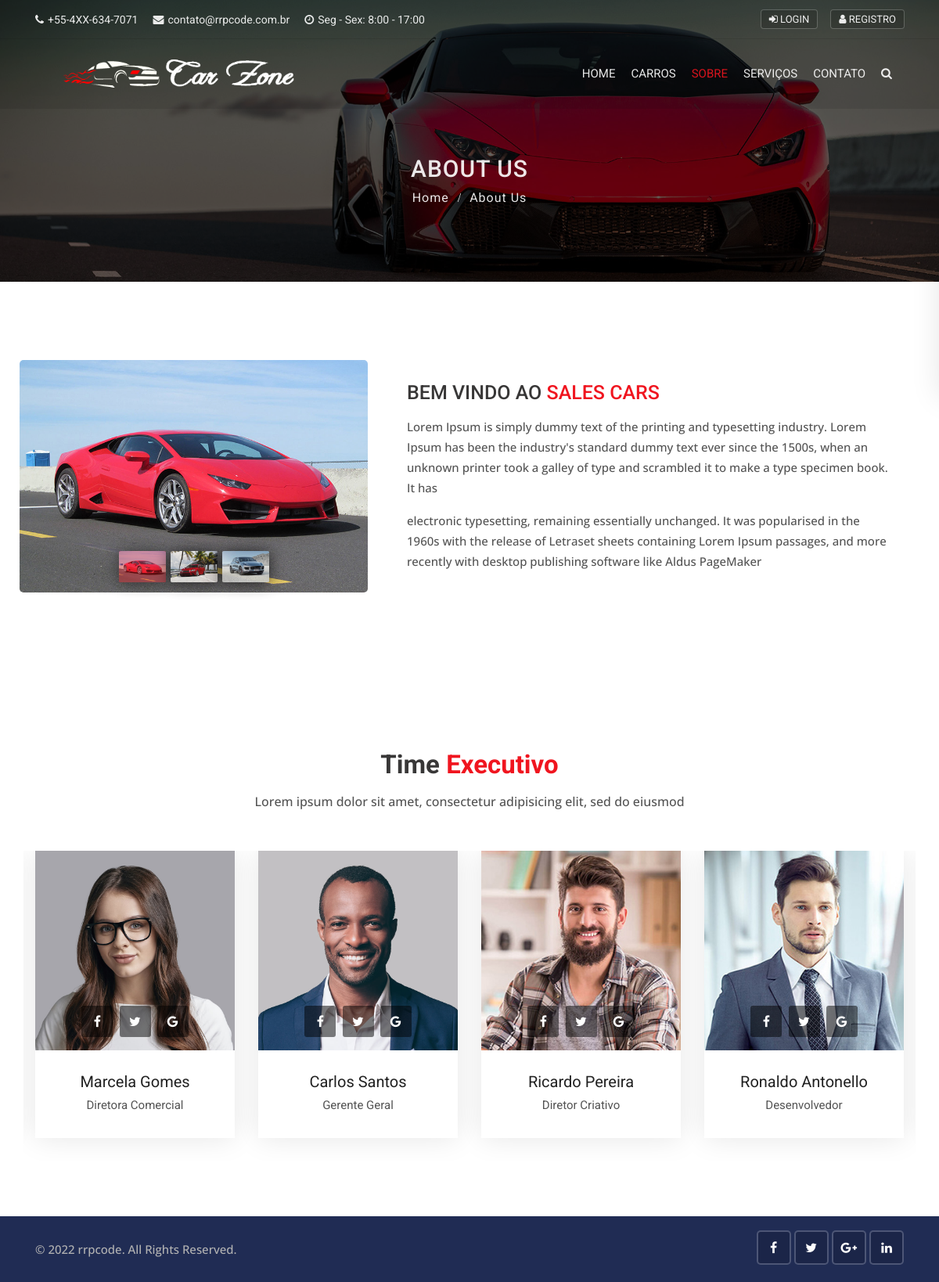
The page /about/ on the database its author committed.
### pages/models.py (models this page shows, shortened)
class Team(models.Model):
    first_name = models.CharField('Nome', max_length=100)
    last_name = models.CharField('Sobrenome', max_length=100)
    designation = models.CharField('Função', max_length=100)
    photo = models.ImageField('Foto', upload_to='photos/%Y/%m/%d/')
    facebook_link = models.URLField('Facebook', max_length=100)
    twitter_link = models.URLField('Twitter', max_length=100)
    google_plus_link = models.URLField('Google', max_length=100)
    created_date = models.DateTimeField('Data de Criação', auto_now_add=True)

### pages/views.py (the view)
# urls.py: path("about/", about, name='about'),
def about(request):
    teams = Team.objects.all()
    data = {
        'teams': teams,
    }
    return render(request, 'pages/about.html', data)

### templates/pages/about.html (shortened to what this page needs)
{% extends 'base.html' %}
{% block content %}
{% load static %}
<div class="sub-banner overview-bgi">
    <div class="container breadcrumb-area">
        <div class="breadcrumb-areas">
            <h1>About Us</h1>
            <ul class="breadcrumbs">
                <li><a href="{% url 'index' %}">Home</a></li>
                <li class="active">About Us</li>
            </ul>
        </div>
    </div>
</div>
<div class="about-car content-area-5">
    <div class="container">
        <div class="row">
            <div class="col-xl-5 col-lg-6">
                <div class="about-car-photo">
                    <div id="carDetailsSlider" class="carousel car-details-sliders slide">
                        <div class="carousel-inner">
                            <div class="active item carousel-item" data-slide-number="0">
                                <img src="{% static 'img/car/car-1.jpg' %}" class="img-fluid" alt="slider-car">
                            </div>
                        </div>
                        <ul class="carousel-indicators car-properties list-inline nav nav-justified">
                            <li class="list-inline-item active">
                                <a id="carousel-selector-0" class="selected" data-slide-to="0" data-target="#carDetailsSlider">
                                    <img src="{% static 'img/car/car-1.jpg' %}" class="img-fluid" alt="small-car">
                                </a>
                            </li>
                            <li class="list-inline-item">
                                <a id="carousel-selector-1" data-slide-to="1" data-target="#carDetailsSlider">
                                    <img src="{% static 'img/car/car-2.jpg' %}" class="img-fluid" alt="small-car">
                                </a>
                            </li>
                            <li class="list-inline-item">
                                <a id="carousel-selector-2" data-slide-to="2" data-target="#carDetailsSlider">
                                    <img src="{% static 'img/car/car-3.jpg' %}" class="img-fluid" alt="small-car">
                                </a>
                            </li>
                        </ul>
                    </div>
                </div>
            </div>
            <div class="col-xl-7 col-lg-6 align-self-center">
                <div class="best-used-car">
                    <h3>Bem vindo ao <span>sales cars</span></h3>
                    <p>Lorem Ipsum is simply dummy text of the printing and typesetting industry. Lorem Ipsum has been the industry's standard dummy text ever since the 1500s, when an unknown printer took a galley of type and scrambled it to make a type specimen book. It has</p>
                    <p class="mb-0">electronic typesetting, remaining essentially unchanged. It was popularised in the 1960s with the release of Letraset sheets containing Lorem Ipsum passages, and more recently with desktop publishing software like Aldus PageMaker</p>
                </div>
            </div>
        </div>
    </div>
</div>
<div class="our-team content-area">
    <div class="container">
        <div class="main-title">
            <h1>Time <span>Executivo</span></h1>
            <p>Lorem ipsum dolor sit amet, consectetur adipisicing elit, sed do eiusmod</p>
        </div>
        <div class="slick-slider-area clearfix">
            <div class="row slick-carousel" data-slick='{"slidesToShow": 4, "responsive":[{"breakpoint": 1024,"settings":{"slidesToShow": 2}}, {"breakpoint": 768,"settings":{"slidesToShow": 1}}]}'>
                {% for team in teams %}
                <div class="slick-slide-item">
                    <div class="team-1">
                        <div class="photo">
                            <a href="#">
                                <img src="{{ team.photo.url }}" alt="team-1" class="img-fluid">
                            </a>
                            <div class="social-list clearfix">
                                <a href="{{ team.facebook_link }}" target="_blank" class="facebook-bg"><i class="fa fa-facebook"></i></a>
                                <a href="{{ team.twitter_link }}" target="_blank" class="twitter-bg"><i class="fa fa-twitter"></i></a>
                                <a href="{{ team.google_plus_link }}" target="_blank" class="google-bg"><i class="fa fa-google"></i></a>
                            </div>
                        </div>
                        <div class="details">
                            <h4><a href="team-detail.html">{{ team.first_name }} {{ team.last_name }}</a></h4>
                            <h5>{{ team.designation }}</h5>
                        </div>
                    </div>
                </div>
                {% endfor %}
            </div>
        </div>
    </div>
</div>
{% endblock %}

### templates/base.html (shortened to what this page needs)
{% load static %}
<!DOCTYPE html>
<html lang="pt-br">
<head>
    <link rel="stylesheet" type="text/css" href="{% static 'css/bootstrap.min.css' %}">
    <link rel="stylesheet" type="text/css" href="{% static 'css/animate.min.css' %}">
    <link rel="stylesheet" type="text/css" href="css/bootstrap-submenu.css">
    <link rel="stylesheet" type="text/css" href="{% static 'css/bootstrap-select.min.css' %}">
    <link rel="stylesheet" type="text/css" href="{% static 'css/magnific-popup.css">
    <link rel="stylesheet" type="text/css" href="{% static 'fonts/font-awesome/css/font-awesome.min.css' %}">
    <link rel="stylesheet" type="text/css" href="{% static 'fonts/flaticon/font/flaticon.css' %}">
    <link rel="stylesheet" type="text/css" href="{% static 'fonts/linearicons/style.css' %}">
    <link rel="stylesheet" type="text/css"  href="{% static 'css/jquery.mCustomScrollbar.css' %}">
    <link rel="stylesheet" type="text/css"  href="{% static 'css/dropzone.css' %}">
    <link rel="stylesheet" type="text/css"  href="{% static 'css/slick.css' %}">
    <link rel="stylesheet" type="text/css"  href="{% static 'css/lightbox.min.css' %}">
    <link rel="stylesheet" type="text/css"  href="{% static 'css/jnoty.css' %}">
    <link rel="stylesheet" type="text/css" href="{% static 'css/style.css' %}">
    <link rel="stylesheet" type="text/css" id="style_sheet" href="{% static 'css/skins/red.css' %}">
    <link rel="stylesheet" type="text/css" href="css/ie10-viewport-bug-workaround.css">
</head>
<body>
{% include 'includes/topbar.html' %}
{% include 'includes/navbar.html' %}
{% block content %}
{% endblock %}
{% include 'includes/footer.html' %}
</body>
</html>

### templates/includes/topbar.html
<header class="top-header th-2 top-header-bg">
    <div class="container">
        <div class="row">
            <div class="col-lg-8 col-md-8 col-sm-7">
                <div class="list-inline">
                    <a href="tel:+55-4XX-634-7071"><i class="fa fa-phone"></i>+55-4XX-634-7071</a>
                    <a href="tel:info@themevessel.com"><i class="fa fa-envelope"></i>contato@rrpcode.com.br</a>
                    <a href="tel:info@themevessel.com"><i class="fa fa-clock-o"></i>Seg - Sex: 8:00 - 17:00</a>
                </div>
            </div>
            <div class="col-lg-4 col-md-4 col-sm-5">
                <ul class="top-social-media pull-right">
                    <li>
                        <a href="login.html" class="sign-in"><i class="fa fa-sign-in"></i> Login</a>
                    </li>
                    <li>
                        <a href="signup.html" class="sign-in"><i class="fa fa-user"></i> Registro</a>
                    </li>
                </ul>
            </div>
        </div>
    </div>
</header>

### templates/includes/navbar.html (shortened to what this page needs)
{% load static %}
<header class="main-header sticky-header header-with-top">
    <div class="container">
        <nav class="navbar navbar-expand-lg navbar-light">
            <a class="navbar-brand company-logo" href="{% url 'index' %}">
                <img src="{% static 'img/logos/black-logo.png' %}" alt="logo">
            </a>
            <div class="navbar-collapse collapse w-100" id="navbar">
                <ul class="navbar-nav ml-auto">
                    <li class="nav-item">
                        <a
                            {% if '/' == request.path %}
                            class="nav-link active"
                            {% else %}
                            class="nav-link"
                            {% endif %}
                        href="{% url 'index' %}">
                            Home
                        </a>
                    </li>
                    <li class="nav-item">
                        <a
                        {% if 'cars' in request.path %}
                        class="nav-link active"
                        {% else %}
                        class="nav-link"
                        {% endif %}
                        href="{% url 'cars' %}">
                            Carros
                        </a>
                    </li>
                    <li class="nav-item">
                        <a
                        {% if 'about' in request.path %}
                        class="nav-link active"
                        {% else %}
                        class="nav-link"
                        {% endif %}
                        href="{% url 'about' %}">
                            Sobre
                        </a>
                    </li>
                    <li class="nav-item">
                        <a
                            {% if 'service' in request.path %}
                            class="nav-link active"
                            {% else %}
                            class="nav-link"
                            {% endif %}
                        href="{% url 'service' %}">
                            Serviços
                        </a>
                    </li>
                    <li class="nav-item dropdown">
                        <a
                        {% if 'contact' in request.path %}
                        class="nav-link active"
                        {% else %}
                        class="nav-link"
                        {% endif %}
                        href="{% url 'contact' %}">Contato</a>
                    </li>
                    <li class="nav-item dropdown m-hide">
                        <a href="#full-page-search" class="nav-link h-icon">
                            <i class="fa fa-search"></i>
                        </a>
                    </li>
                </ul>
            </div>
        </nav>
    </div>
</header>

### templates/includes/footer.html
<footer class="footer">
    <div class="sub-footer">
        <div class="container">
            <div class="row">
                <div class="col-lg-8">
                    <p class="copy">© {% now 'Y' %} <a href="#">rrpcode.</a> All Rights Reserved.</p>
                </div>
                <div class="col-lg-4">
                    <div class="social-list-2">
                        <ul>
                            <li><a href="www.facebook.com.br" target="_blank" class="facebook-bg"><i class="fa fa-facebook"></i></a></li>
                            <li><a href="www.twitter.com.br" target="_blank" class="twitter-bg"><i class="fa fa-twitter"></i></a></li>
                            <li><a href="www.google.com.br" target="_blank" class="google-bg"><i class="fa fa-google-plus"></i></a></li>
                            <li><a href="www.rrpcode.com.br" target="_blank" class="linkedin-bg"><i class="fa fa-linkedin"></i></a></li>
                        </ul>
                    </div>
                </div>
            </div>
        </div>
    </div>
</footer>

### static/css/skins/red.css (style rules this page uses)
.about-car .best-used-car h3 span { color: #f0151f; }
.carousel-indicators .active { background-color: #f0151f; }
.main-title h1 span { color:#f0151f; }

### rows shown on the page
Team: photo (picture), first_name "Ricardo", last_name "Pereira", designation "Diretor Criativo"
Team: photo (picture), first_name "Ronaldo", last_name "Antonello", designation "Desenvolvedor"
Team: photo (picture), first_name "Marcela", last_name "Gomes", designation "Diretora Comercial"
Team: photo (picture), first_name "Carlos", last_name "Santos", designation "Gerente Geral"
